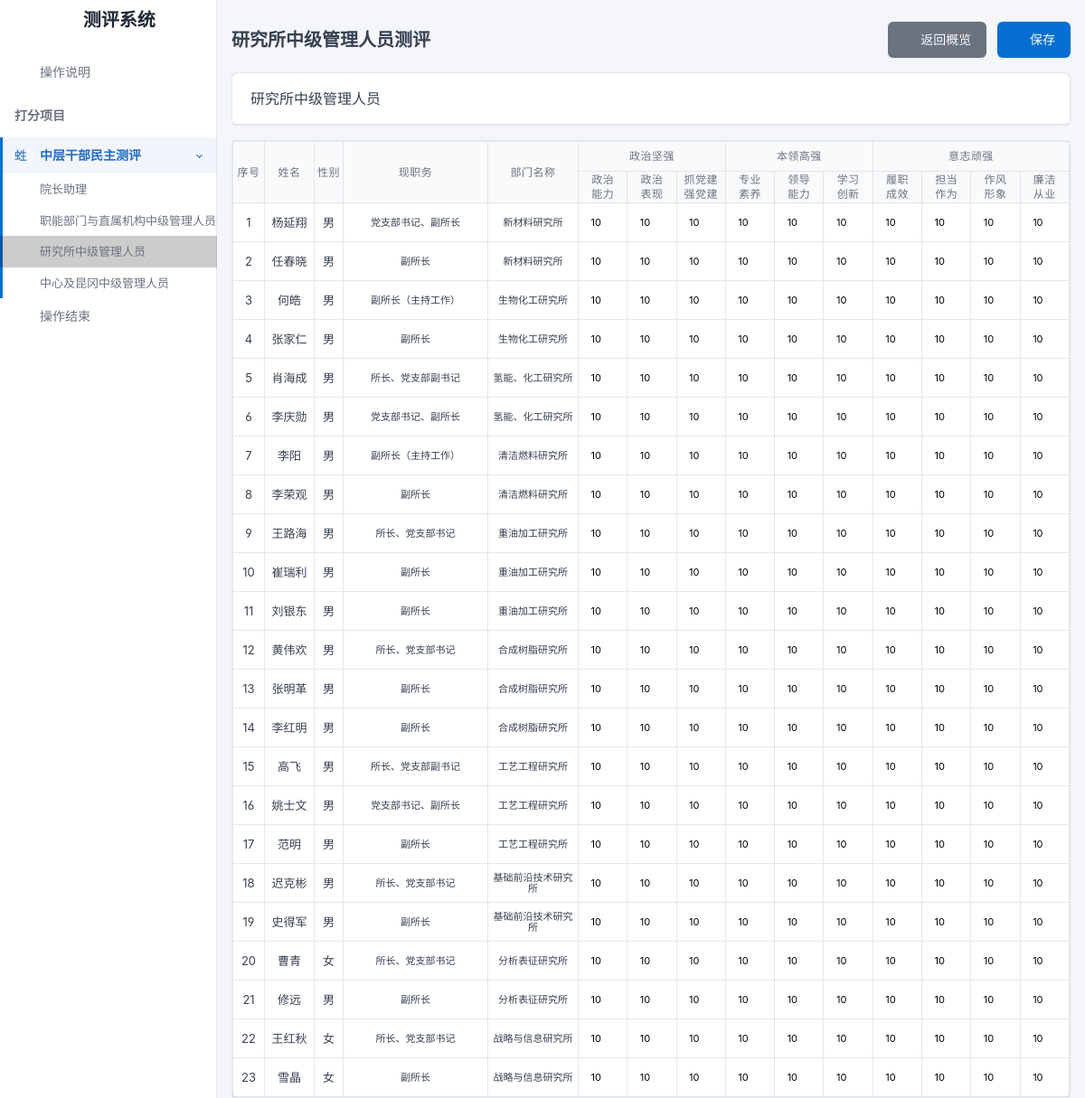
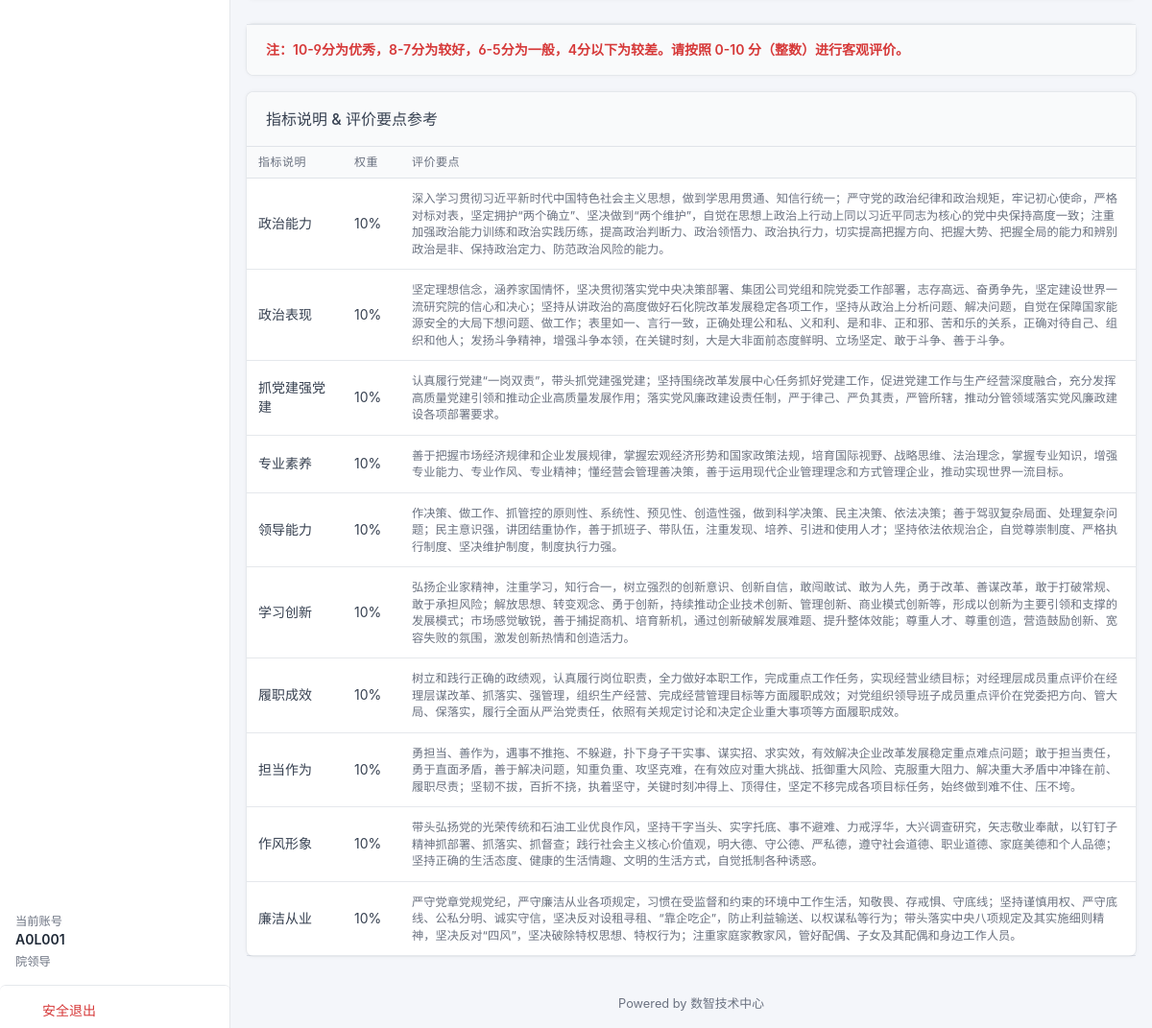
The app's page /assessment/democratic-evaluation/institute (signed in) with its own data (2 pictures, top to bottom).
### tables this page shows
CREATE TABLE middle_managers (
            id INTEGER PRIMARY KEY AUTOINCREMENT,
            serial_no INTEGER,          -- 序号
            sort_no INTEGER,            -- 部门内排序号
            name TEXT NOT NULL,         -- 姓名
            gender TEXT,                -- 性别
            position TEXT NOT NULL,     -- 现任职务
            
            dept_name TEXT NOT NULL,    -- 部门名称 (用于显示和匹配)
            dept_id INTEGER,            -- 部门ID (外键关联)
            
            rank_level TEXT,            -- 岗位层级
            birth_date TEXT,            -- 出生年月
            education TEXT,             -- 文化程度
            rank_time TEXT,             -- 现职级时间
            role TEXT,                  -- 员工角色
            
            dept_code TEXT,             -- 部门代码 (New)
            tenure_time TEXT,           -- 任职时间 (New)
            is_newly_promoted TEXT,     -- 是否新提拔干部 (New)
            
            updated_at DATETIME DEFAULT CURRENT_TIMESTAMP
        , original_position TEXT, promotion_method TEXT);

### app.py (the view)
@app.route('/assessment/democratic-evaluation/<group_key>')
def assessment_democratic(group_key):
    if session.get('assessor_role') != 'assessor':
        return redirect(url_for('index'))
    rater_account = session.get('assessor_username')
    db = get_db()
    user_row = db.execute('''

        SELECT a.username, a.dept_code, d.dept_name, d.dept_type, a.account_type

        FROM evaluation_accounts a

        LEFT JOIN department_config d ON a.dept_code = d.dept_code

        WHERE a.username=?

    ''', (rater_account,)).fetchone()
    if not user_row: return "无效账号", 403
    full_user_for_roles = dict(user_row) # helper
    raw_roles = get_user_rater_roles(full_user_for_roles, full_user_for_roles)
    my_rater_roles = []
    for r in raw_roles:
        if r == '职能部门正职 (含院长助理)':
            if user_row['dept_name'] == '院长助理' or user_row['dept_code'] == 'A0':
                my_rater_roles.append('院长助理')
            else:
                my_rater_roles.append('职能部门正职')
        else:
            my_rater_roles.append(r)
    nav_items = get_democratic_nav(user_row)
    target_group = next((g for g in nav_items if g['key'] == group_key), None)
    if not target_group:
        return render_template('assessment_error.html', msg="无效的测评组或无访问权限")
    placeholders = ','.join(['?'] * len(my_rater_roles))
    query = f'''

        SELECT DISTINCT examinee_role

        FROM democratic_rating_config

        WHERE rater_role IN ({placeholders}) AND is_allowed = 1

    '''
    allowed_db_roles = [r[0] for r in db.execute(query, my_rater_roles).fetchall()]
    allowed_set = set(allowed_db_roles)
    effective_roles = [r for r in target_group['roles'] if r in allowed_set]
    if not effective_roles:
         return render_template('assessment_error.html', error_message="没有可评价的人员")
    db_roles = []
    for r in effective_roles:
        if r == '两中心正职': db_roles.append('中心正职')
        elif r == '两中心副职': db_roles.append('中心副职')
        elif r == '所属分公司 (兰州、抚顺) 班子正职': db_roles.append('中心正职')
        elif r == '所属分公司 (兰州、抚顺) 班子副职': db_roles.append('中心副职')
        elif r == '昆冈班子副职 (北京)': db_roles.append('中心副职')
        else: db_roles.append(r)
    ph = ','.join(['?'] * len(db_roles))
    mgrs = db.execute(f'SELECT * FROM middle_managers WHERE role IN ({ph}) ORDER BY dept_code ASC, sort_no ASC', db_roles).fetchall()
    is_kungang_rater = any(r in ['昆冈班子正职', '昆冈班子副职', '所属分公司班子正职'] for r in my_rater_roles)
    is_college_leader = (user_row['dept_type'] == '院领导')
    valid_members = []
    for m in mgrs:
        c_role = m['role']
        c_dept = m['dept_code'] # Use code or dept_name
        c_dept_name = m['dept_name']
        derived_role = get_examinee_role_key(c_role, c_dept_name)
        if derived_role == 'EXCLUDED':
            continue
        if not derived_role: derived_role = c_role # Fallback
        if derived_role not in effective_roles:
            continue
        if not is_college_leader and c_dept == user_row['dept_code']:
            continue
        if is_kungang_rater and c_role == '昆冈班子副职 (北京)':
            continue
        valid_members.append(dict(m))
    group_data = {
        'title': target_group['title'],
        'members': valid_members
    }
    existing_rows = db.execute('SELECT * FROM democratic_scores WHERE rater_account=?', (rater_account,)).fetchall()
    scores_map = {r['examinee_id']: dict(r) for r in existing_rows}
    page_title = f"{target_group['title']}测评" # Dynamic title based on group name
    return render_template('assessment_democratic.html',
                           groups=[group_data], # Single group list
                           page_title=page_title,
                           scores_map=scores_map,
                           current_group_key=group_key)

### app.py (called while the page is built, shortened)
def get_db():
    db = getattr(g, '_database', None)
    if db is None:
        db = g._database = sqlite3.connect(DATABASE)
        db.execute('PRAGMA journal_mode=WAL;')
        db.row_factory = sqlite3.Row
    return db

@app.teardown_appcontext
def close_connection(exception):
    db = getattr(g, '_database', None)
    if db is not None:
        db.close()

def get_examinee_role_key(person_role, dept_name):
    if not person_role: return None
    person_role = person_role.strip()
    if '基层' in person_role:
        return 'EXCLUDED'
    if person_role in ['院长助理', '职能部门正职', '职能部门副职', '研究所正职', '研究所副职']:
        return person_role

### templates/assessment_democratic.html (shortened to what this page needs)
{% extends "base_assessment.html" %}
{% block content %}
<div class="container-fluid">
    <div class="row g-2 align-items-center mb-3">
        <div class="col">
            <h2 class="page-title">{{ page_title }}</h2>
        </div>
        <div class="col-auto ms-auto">
            <a href="{{ url_for('assessment_overview') }}" class="btn btn-secondary me-2">
                <i class="ti ti-arrow-left me-2"></i>返回概览
            </a>
            <button class="btn btn-primary" onclick="submitScores()">
                <i class="ti ti-device-floppy me-2"></i>保存
            </button>
        </div>
    </div>
    {% for group in groups %}
    <div class="card mb-3">
        <div class="card-header">
            <h3 class="card-title">{{ group.title }}</h3>
        </div>
    </div>
    <div class="card mb-4" style="overflow: visible;">
        <div class="table-responsive" style="overflow-x: hidden;">
            <table class="table table-bordered table-vcenter text-center align-middle mb-0"
                style="table-layout: fixed; width: 100%;">
                <thead>
                    <tr class="bg-light">
                        <th rowspan="2" class="compact-col" style="width: 35px;">序号</th>
                        <th rowspan="2" class="compact-col" style="width: 55px;">姓名</th>
                        <th rowspan="2" class="compact-col" style="width: 32px;">性别</th>
                        <th rowspan="2" class="compact-col" style="width: 160px;">现职务</th>
                        <th rowspan="2" class="compact-col" style="width: 100px;">部门名称</th>
                        <th colspan="3">政治坚强</th>
                        <th colspan="3">本领高强</th>
                        <th colspan="4">意志顽强</th>
                    </tr>
                    <tr class="bg-white small" style="font-size: 11px; line-height: 1.1;">
                        <th class="score-col">政治<br>能力</th>
                        <th class="score-col">政治<br>表现</th>
                        <th class="score-col">抓党建<br>强党建</th>
                        <th class="score-col">专业<br>素养</th>
                        <th class="score-col">领导<br>能力</th>
                        <th class="score-col">学习<br>创新</th>
                        <th class="score-col">履职<br>成效</th>
                        <th class="score-col">担当<br>作为</th>
                        <th class="score-col">作风<br>形象</th>
                        <th class="score-col">廉洁<br>从业</th>
                    </tr>
                </thead>
                <tbody>
                    {% for m in group.members %}
                    {% set score_data = scores_map.get(m.id, {}) %}
                    <tr class="person-row" data-id="{{ m.id }}" data-name="{{ m.name }}" data-role="{{ m.role }}">
                        <td class="compact-col">{{ loop.index }}</td>
                        <td class="compact-col">{{ m.name }}</td>
                        <td class="compact-col">{{ m.gender }}</td>
                        <td class="compact-col text-wrap small" style="line-height: 1.1; font-size: 11px;">{{ m.position
                            }}</td>
                        <td class="compact-col text-wrap small" style="line-height: 1.1; font-size: 11px;">{{
                            m.dept_name }}</td>
                        <td class="p-1"><input type="number" class="score-input" name="s_political_ability"
                                value="{{ score_data.get('s_political_ability', 10) | int }}" min="0" max="10"></td>
                        <td class="p-1"><input type="number" class="score-input" name="s_political_perf"
                                value="{{ score_data.get('s_political_perf', 10) | int }}" min="0" max="10"></td>
                        <td class="p-1"><input type="number" class="score-input" name="s_party_build"
                                value="{{ score_data.get('s_party_build', 10) | int }}" min="0" max="10">
                        </td>
                        <td class="p-1"><input type="number" class="score-input" name="s_professionalism"
                                value="{{ score_data.get('s_professionalism', 10) | int }}" min="0" max="10"></td>
                        <td class="p-1"><input type="number" class="score-input" name="s_leadership"
                                value="{{ score_data.get('s_leadership', 10) | int }}" min="0" max="10">
                        </td>
                        <td class="p-1"><input type="number" class="score-input" name="s_learning_innov"
                                value="{{ score_data.get('s_learning_innov', 10) | int }}" min="0" max="10"></td>
                        <td class="p-1"><input type="number" class="score-input" name="s_performance"
                                value="{{ score_data.get('s_performance', 10) | int }}" min="0" max="10">
                        </td>
                        <td class="p-1"><input type="number" class="score-input" name="s_responsibility"
                                value="{{ score_data.get('s_responsibility', 10) | int }}" min="0" max="10"></td>
                        <td class="p-1"><input type="number" class="score-input" name="s_style_image"
                                value="{{ score_data.get('s_style_image', 10) | int }}" min="0" max="10">
                        </td>
                        <td class="p-1"><input type="number" class="score-input" name="s_integrity"
                                value="{{ score_data.get('s_integrity', 10) | int }}" min="0" max="10">
                        </td>
                    </tr>
                    {% endfor %}
                </tbody>
            </table>
        </div>
    </div>
    {% endfor %}
    <div class="card mb-3">
        <div class="card-footer">
            <div class="text-danger fw-bold">
                注：10-9分为优秀，8-7分为较好，6-5分为一般，4分以下为较差。请按照 0-10 分（整数）进行客观评价。
            </div>
        </div>
    </div>
    <div class="card">
        <div class="card-header bg-light">
            <h3 class="card-title">指标说明 & 评价要点参考</h3>
        </div>
        <div class="table-responsive">
            <table class="table table-vcenter">
                <thead>
                    <tr>
                        <th style="width: 100px;">指标说明</th>
                        <th style="width: 60px;">权重</th>
                        <th>评价要点</th>
                    </tr>
                </thead>
                <tbody>
                    <tr>
                        <td>政治能力</td>
                        <td>10%</td>
                        <td class="text-muted small">
                            深入学习贯彻习近平新时代中国特色社会主义思想，做到学思用贯通、知信行统一；严守党的政治纪律和政治规矩，牢记初心使命，严格对标对表，坚定拥护“两个确立”、坚决做到“两个维护”，自觉在思想上政治上行动上同以习近平同志为核心的党中央保持高度一致；注重加强政治能力训练和政治实践历练，提高政治判断力、政治领悟力、政治执行力，切实提高把握方向、把握大势、把握全局的能力和辨别政治是非、保持政治定力、防范政治风险的能力。
                        </td>
                    </tr>
                    <tr>
                        <td>政治表现</td>
                        <td>10%</td>
                        <td class="text-muted small">
                            坚定理想信念，涵养家国情怀，坚决贯彻落实党中央决策部署、集团公司党组和院党委工作部署，志存高远、奋勇争先，坚定建设世界一流研究院的信心和决心；坚持从讲政治的高度做好石化院改革发展稳定各项工作，坚持从政治上分析问题、解决问题，自觉在保障国家能源安全的大局下想问题、做工作；表里如一、言行一致，正确处理公和私、义和利、是和非、正和邪、苦和乐的关系，正确对待自己、组织和他人；发扬斗争精神，增强斗争本领，在关键时刻，大是大非面前态度鲜明、立场坚定、敢于斗争、善于斗争。
                        </td>
                    </tr>
                    <tr>
                        <td>抓党建强党建</td>
                        <td>10%</td>
                        <td class="text-muted small">
                            认真履行党建“一岗双责”，带头抓党建强党建；坚持围绕改革发展中心任务抓好党建工作，促进党建工作与生产经营深度融合，充分发挥高质量党建引领和推动企业高质量发展作用；落实党风廉政建设责任制，严于律己、严负其责，严管所辖，推动分管领域落实党风廉政建设各项部署要求。
                        </td>
                    </tr>
                    <tr>
                        <td>专业素养</td>
                        <td>10%</td>
                        <td class="text-muted small">
                            善于把握市场经济规律和企业发展规律，掌握宏观经济形势和国家政策法规，培育国际视野、战略思维、法治理念，掌握专业知识，增强专业能力、专业作风、专业精神；懂经营会管理善决策，善于运用现代企业管理理念和方式管理企业，推动实现世界一流目标。
                        </td>
                    </tr>
                    <tr>
                        <td>领导能力</td>
                        <td>10%</td>
                        <td class="text-muted small">
                            作决策、做工作、抓管控的原则性、系统性、预见性、创造性强，做到科学决策、民主决策、依法决策；善于驾驭复杂局面、处理复杂问题；民主意识强，讲团结重协作，善于抓班子、带队伍，注重发现、培养、引进和使用人才；坚持依法依规治企，自觉尊崇制度、严格执行制度、坚决维护制度，制度执行力强。
                        </td>
                    </tr>
                    <tr>
                        <td>学习创新</td>
                        <td>10%</td>
                        <td class="text-muted small">
                            弘扬企业家精神，注重学习，知行合一，树立强烈的创新意识、创新自信，敢闯敢试、敢为人先，勇于改革、善谋改革，敢于打破常规、敢于承担风险；解放思想、转变观念、勇于创新，持续推动企业技术创新、管理创新、商业模式创新等，形成以创新为主要引领和支撑的发展模式；市场感觉敏锐，善于捕捉商机、培育新机，通过创新破解发展难题、提升整体效能；尊重人才、尊重创造，营造鼓励创新、宽容失败的氛围，激发创新热情和创造活力。
                        </td>
                    </tr>
                    <tr>
                        <td>履职成效</td>
                        <td>10%</td>
                        <td class="text-muted small">
                            树立和践行正确的政绩观，认真履行岗位职责，全力做好本职工作，完成重点工作任务，实现经营业绩目标；对经理层成员重点评价在经理层谋改革、抓落实、强管理，组织生产经营、完成经营管理目标等方面履职成效；对党组织领导班子成员重点评价在党委把方向、管大局、保落实，履行全面从严治党责任，依照有关规定讨论和决定企业重大事项等方面履职成效。
                        </td>
                    </tr>
                    <tr>
                        <td>担当作为</td>
                        <td>10%</td>
                        <td class="text-muted small">
                            勇担当、善作为，遇事不推拖、不躲避，扑下身子干实事、谋实招、求实效，有效解决企业改革发展稳定重点难点问题；敢于担当责任，勇于直面矛盾，善于解决问题，知重负重、攻坚克难，在有效应对重大挑战、抵御重大风险、克服重大阻力、解决重大矛盾中冲锋在前、履职尽责；坚韧不拔，百折不挠，执着坚守，关键时刻冲得上、顶得住，坚定不移完成各项目标任务，始终做到难不住、压不垮。
                        </td>
                    </tr>
                    <tr>
                        <td>作风形象</td>
                        <td>10%</td>
                        <td class="text-muted small">
                            带头弘扬党的光荣传统和石油工业优良作风，坚持干字当头、实字托底、事不避难、力戒浮华，大兴调查研究，矢志敬业奉献，以钉钉子精神抓部署、抓落实、抓督查；践行社会主义核心价值观，明大德、守公德、严私德，遵守社会道德、职业道德、家庭美德和个人品德；坚持正确的生活态度、健康的生活情趣、文明的生活方式，自觉抵制各种诱惑。
                        </td>
                    </tr>
                    <tr>
                        <td>廉洁从业</td>
                        <td>10%</td>
                        <td class="text-muted small">
                            严守党章党规党纪，严守廉洁从业各项规定，习惯在受监督和约束的环境中工作生活，知敬畏、存戒惧、守底线；坚持谨慎用权、严守底线、公私分明、诚实守信，坚决反对设租寻租、“靠企吃企”，防止利益输送、以权谋私等行为；带头落实中央八项规定及其实施细则精神，坚决反对“四风”，坚决破除特权思想、特权行为；注重家庭家教家风，管好配偶、子女及其配偶和身边工作人员。
                        </td>
                    </tr>
                </tbody>
            </table>
        </div>
    </div>
</div>
{% endblock %}

### templates/base_assessment.html (style rules this page uses)
:root { --tblr-font-sans-serif: 'Inter', -apple-system, BlinkMacSystemFont, sans-serif; }
body { font-feature-settings: "cv03", "cv04", "cv11"; background-color: #f4f6fa; }

### templates/assessment_democratic.html (style rules this page uses)
.score-col { width: 26px !important; padding: 1px 0 !important; font-size: 10px; line-height: 1.1; word-break: break-all; vertical-align: middle; }
.score-input { padding: 0 !important; height: 34px; width: 100% !important; font-size: 11px; border: none; background: transparent; text-align: center; border-radius: 0; -moz-appearance: auto; }
.compact-col { padding: 4px 1px !important; font-size: 13px; }

### records on screen
middle_managers: name "杨延翔", gender "男", position "党支部书记、副所长", dept_name "新材料研究所", s_political_ability "10", s_political_perf "10", s_party_build "10", s_professionalism "10", s_leadership "10", s_learning_innov "10", s_performance "10", s_responsibility "10", s_style_image "10", s_integrity "10"
middle_managers: name "任春晓", gender "男", position "副所长", dept_name "新材料研究所", s_political_ability "10", s_political_perf "10", s_party_build "10", s_professionalism "10", s_leadership "10", s_learning_innov "10", s_performance "10", s_responsibility "10", s_style_image "10", s_integrity "10"
middle_managers: name "何皓", gender "男", position "副所长（主持工作）", dept_name "生物化工研究所", s_political_ability "10", s_political_perf "10", s_party_build "10", s_professionalism "10", s_leadership "10", s_learning_innov "10", s_performance "10", s_responsibility "10", s_style_image "10", s_integrity "10"
middle_managers: name "张家仁", gender "男", position "副所长", dept_name "生物化工研究所", s_political_ability "10", s_political_perf "10", s_party_build "10", s_professionalism "10", s_leadership "10", s_learning_innov "10", s_performance "10", s_responsibility "10", s_style_image "10", s_integrity "10"
middle_managers: name "肖海成", gender "男", position "所长、党支部副书记", dept_name "氢能、化工研究所", s_political_ability "10", s_political_perf "10", s_party_build "10", s_professionalism "10", s_leadership "10", s_learning_innov "10", s_performance "10", s_responsibility "10", s_style_image "10", s_integrity "10"
middle_managers: name "李庆勋", gender "男", position "党支部书记、副所长", dept_name "氢能、化工研究所", s_political_ability "10", s_political_perf "10", s_party_build "10", s_professionalism "10", s_leadership "10", s_learning_innov "10", s_performance "10", s_responsibility "10", s_style_image "10", s_integrity "10"
middle_managers: name "李阳", gender "男", position "副所长（主持工作）", dept_name "清洁燃料研究所", s_political_ability "10", s_political_perf "10", s_party_build "10", s_professionalism "10", s_leadership "10", s_learning_innov "10", s_performance "10", s_responsibility "10", s_style_image "10", s_integrity "10"
middle_managers: name "李荣观", gender "男", position "副所长", dept_name "清洁燃料研究所", s_political_ability "10", s_political_perf "10", s_party_build "10", s_professionalism "10", s_leadership "10", s_learning_innov "10", s_performance "10", s_responsibility "10", s_style_image "10", s_integrity "10"
middle_managers: name "王路海", gender "男", position "所长、党支部书记", dept_name "重油加工研究所", s_political_ability "10", s_political_perf "10", s_party_build "10", s_professionalism "10", s_leadership "10", s_learning_innov "10", s_performance "10", s_responsibility "10", s_style_image "10", s_integrity "10"
middle_managers: name "崔瑞利", gender "男", position "副所长", dept_name "重油加工研究所", s_political_ability "10", s_political_perf "10", s_party_build "10", s_professionalism "10", s_leadership "10", s_learning_innov "10", s_performance "10", s_responsibility "10", s_style_image "10", s_integrity "10"
middle_managers: name "刘银东", gender "男", position "副所长", dept_name "重油加工研究所", s_political_ability "10", s_political_perf "10", s_party_build "10", s_professionalism "10", s_leadership "10", s_learning_innov "10", s_performance "10", s_responsibility "10", s_style_image "10", s_integrity "10"
middle_managers: name "黄伟欢", gender "男", position "所长、党支部书记", dept_name "合成树脂研究所", s_political_ability "10", s_political_perf "10", s_party_build "10", s_professionalism "10", s_leadership "10", s_learning_innov "10", s_performance "10", s_responsibility "10", s_style_image "10", s_integrity "10"
middle_managers: name "张明革", gender "男", position "副所长", dept_name "合成树脂研究所", s_political_ability "10", s_political_perf "10", s_party_build "10", s_professionalism "10", s_leadership "10", s_learning_innov "10", s_performance "10", s_responsibility "10", s_style_image "10", s_integrity "10"
middle_managers: name "李红明", gender "男", position "副所长", dept_name "合成树脂研究所", s_political_ability "10", s_political_perf "10", s_party_build "10", s_professionalism "10", s_leadership "10", s_learning_innov "10", s_performance "10", s_responsibility "10", s_style_image "10", s_integrity "10"
middle_managers: name "高飞", gender "男", position "所长、党支部副书记", dept_name "工艺工程研究所", s_political_ability "10", s_political_perf "10", s_party_build "10", s_professionalism "10", s_leadership "10", s_learning_innov "10", s_performance "10", s_responsibility "10", s_style_image "10", s_integrity "10"
middle_managers: name "姚士文", gender "男", position "党支部书记、副所长", dept_name "工艺工程研究所", s_political_ability "10", s_political_perf "10", s_party_build "10", s_professionalism "10", s_leadership "10", s_learning_innov "10", s_performance "10", s_responsibility "10", s_style_image "10", s_integrity "10"
middle_managers: name "范明", gender "男", position "副所长", dept_name "工艺工程研究所", s_political_ability "10", s_political_perf "10", s_party_build "10", s_professionalism "10", s_leadership "10", s_learning_innov "10", s_performance "10", s_responsibility "10", s_style_image "10", s_integrity "10"
middle_managers: name "迟克彬", gender "男", position "所长、党支部书记", dept_name "基础前沿技术研究所", s_political_ability "10", s_political_perf "10", s_party_build "10", s_professionalism "10", s_leadership "10", s_learning_innov "10", s_performance "10", s_responsibility "10", s_style_image "10", s_integrity "10"
middle_managers: name "史得军", gender "男", position "副所长", dept_name "基础前沿技术研究所", s_political_ability "10", s_political_perf "10", s_party_build "10", s_professionalism "10", s_leadership "10", s_learning_innov "10", s_performance "10", s_responsibility "10", s_style_image "10", s_integrity "10"
middle_managers: name "曹青", gender "女", position "所长、党支部书记", dept_name "分析表征研究所", s_political_ability "10", s_political_perf "10", s_party_build "10", s_professionalism "10", s_leadership "10", s_learning_innov "10", s_performance "10", s_responsibility "10", s_style_image "10", s_integrity "10"
middle_managers: name "修远", gender "男", position "副所长", dept_name "分析表征研究所", s_political_ability "10", s_political_perf "10", s_party_build "10", s_professionalism "10", s_leadership "10", s_learning_innov "10", s_performance "10", s_responsibility "10", s_style_image "10", s_integrity "10"
middle_managers: name "王红秋", gender "女", position "所长、党支部书记", dept_name "战略与信息研究所", s_political_ability "10", s_political_perf "10", s_party_build "10", s_professionalism "10", s_leadership "10", s_learning_innov "10", s_performance "10", s_responsibility "10", s_style_image "10", s_integrity "10"
middle_managers: name "雪晶", gender "女", position "副所长", dept_name "战略与信息研究所", s_political_ability "10", s_political_perf "10", s_party_build "10", s_professionalism "10", s_leadership "10", s_learning_innov "10", s_performance "10", s_responsibility "10", s_style_image "10", s_integrity "10"

### other values on screen
{{ item.title }} "院长助理" "职能部门与直属机构中级管理人员" "研究所中级管理人员" "中心及昆冈中级管理人员"
{{ session.get('assessor_username', 'Unknown') }} "A0L001"
{{ session.get('assessor_dept_name', '') }} "院领导"
{{ page_title }} "研究所中级管理人员测评"
{{ group.title }} "研究所中级管理人员"
